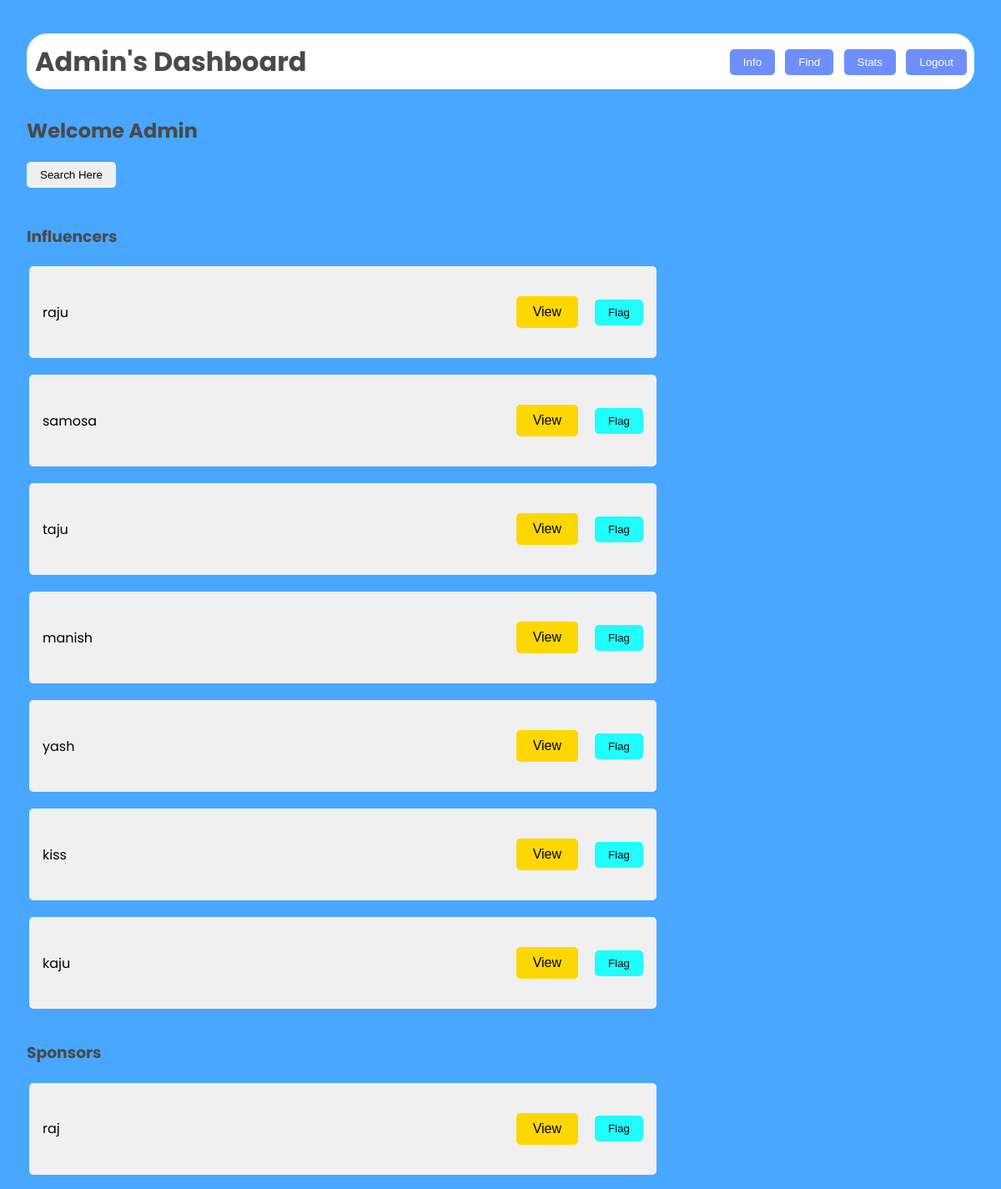
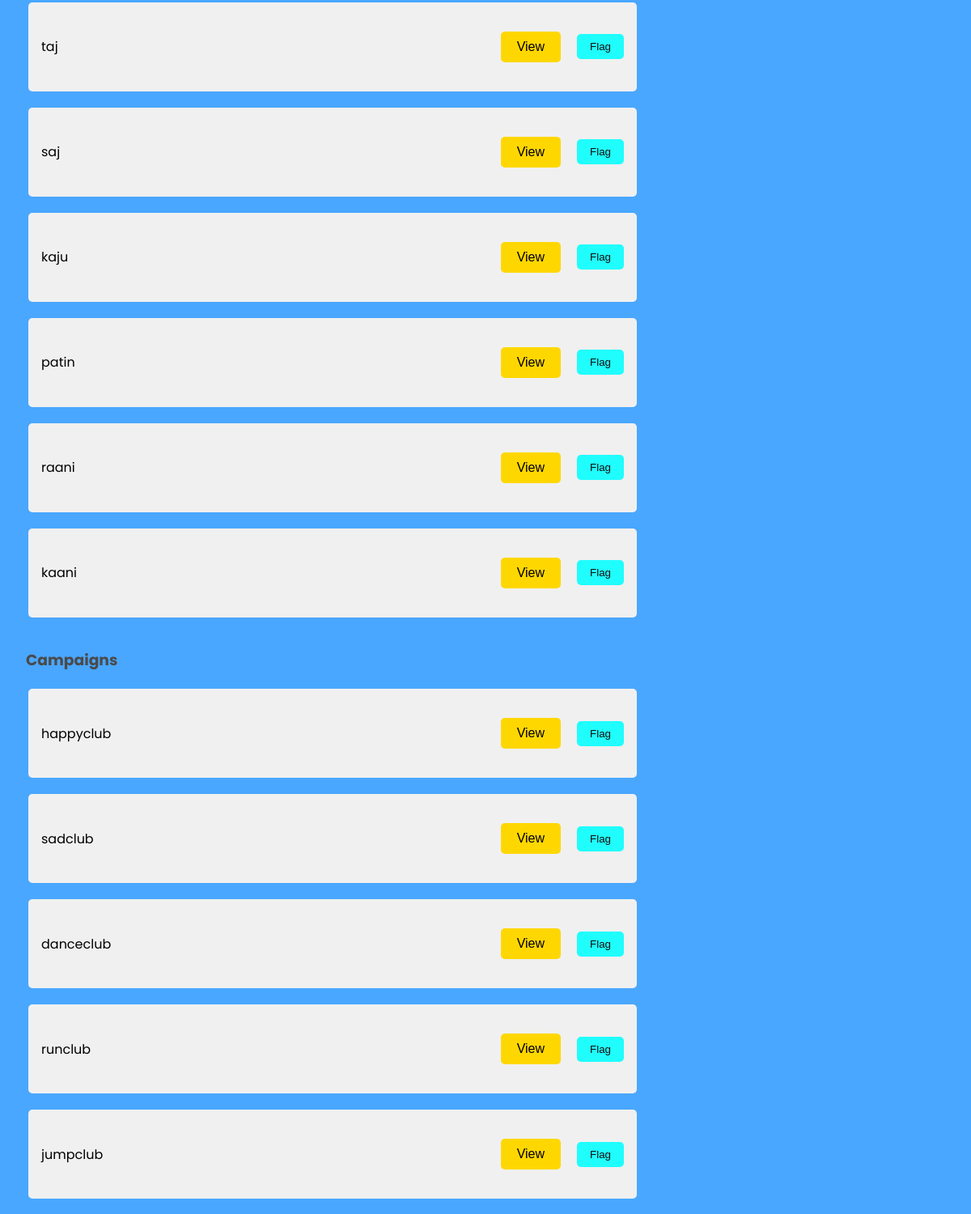
The app's page /adminfind (signed in) with its own data (2 pictures, top to bottom).
### models.py (models this page shows)
class Influencer(db.Model):
    __tablename__ = 'influencer'
    inid=db.Column(db.Integer,primary_key=True)
    iname = db.Column(db.String, nullable=False)
    usename = db.Column(db.String, unique=True)
    email = db.Column(db.String, nullable=False)
    password = db.Column(db.String, nullable=False)
    platform = db.Column(db.String, nullable=False)
    number = db.Column(db.Integer, nullable=False)
    reach = db.Column(db.Integer, nullable=False)
    flag = db.Column(db.Integer, nullable=False, default=0)

class Sponsor(db.Model):
    __tablename__ = 'sponsor'
    sid=db.Column(db.Integer,primary_key=True)
    sname = db.Column(db.String, nullable=False)
    usename = db.Column(db.String, unique=True)
    email = db.Column(db.String, nullable=False)
    password = db.Column(db.String, nullable=False)
    industry = db.Column(db.String, nullable=False)
    number = db.Column(db.Integer, nullable=False)
    flag = db.Column(db.Integer, nullable=False, default=0)

class Campaign(db.Model):
    __tablename__ = 'campaign'
    campaignid = db.Column(db.Integer, primary_key=True, autoincrement=True)
    sname = db.Column(db.String, db.ForeignKey('sponsor.usename'), nullable=False)
    iname = db.Column(db.String, db.ForeignKey('influencer.usename'))
    cname = db.Column(db.String, nullable=False)
    budget = db.Column(db.Integer, nullable=False)
    desc = db.Column(db.String, nullable=False)
    startdate = db.Column(db.Integer, nullable=False)
    enddate = db.Column(db.Integer, nullable=False)
    public = db.Column(db.Integer, nullable=False)
    job = db.Column(db.String, nullable=False)
    flag = db.Column(db.Integer, nullable=False, default=0 )

### main.py (the view)
@app.route('/adminfind')
def adminfind():
    if 'username' in session:
        spon=Sponsor.query.all()
        influ=Influencer.query.all()
        camp=Campaign.query.all()
        return  render_template("admin_find.html",influ=influ,camp=camp,spon=spon)
    else:
        return redirect('/admin')#change to home later

### templates/admin_find.html (shortened to what this page needs)
<!DOCTYPE html>
<html lang="en">
<head>
    <link rel="stylesheet" href="/static/dash.css">
</head>
<body>
    <div class="dashboard">
        <header>
            <h1>Admin's Dashboard</h1>
            <nav>
                <a href="/adminhome"><button>Info</button></a>
                <a href="/adminfind"><button>Find</button></a>
                <a href="/adminstatistics"><button>Stats</button></a>
                <a href="/logout"><button>Logout</button></a>
            </nav>
        </header>
        <main>
            <h2>Welcome Admin</h2>
            <div class="searchbar">
                <a href="/search_admin"><button class="searchbar">Search Here</button></a>
            </div>
    <br>
            <div class="viewpoint">
                <h3>Influencers</h3>
                <table>
                {%for i in influ %}
                    <tr>
                        <td>
                                <div class="list">
                                    <span>{{i.iname}}</span>
                                    <div style="display: inline-flex;">
                                            <button class="viewopen" data-popup-id="popup-influ-{{ i.inid }}">View</button>
                            <form action="/flagfind" method="post">
                                            <button class="flag" type="submit" name="flagvalue" value="1,{{i.usename}}" >Flag</button>
                                    </div>
                                </div>
                        </td>
                    </tr>
                {%endfor%}
                </table>
                <h3>Sponsors</h3>
                <table>
                {%for s in spon %}
                    <tr>
                        <td>
                                <div class="list">
                                    <span>{{s.sname}}</span>
                                    <div style="display: inline-flex;">
                                        <button class="viewopen" data-popup-id="popup-spon-{{ s.sid }}">View</button>
                            <form action="/flagfind" method="post">
                                        <button class="flag" type="submit" name="flagvalue" value="1,{{s.usename}}" >Flag</button>
                                    </div>
                                </div>
                        </td>
                    </tr>
                {%endfor%}
                </table>
                <h3>Campaigns</h3>
                <table>
                {%for c in camp %}
                    <tr>
                        <td>
                                <div class="list">
                                    <span>{{c.cname}}</span>
                                    <div style="display: inline-flex;">
                                        <button class="viewopen" data-popup-id="popup-camp-{{ c.campaignid }}">View</button>
                            <form action="/flagfind" method="post">
                                        <button class="flag" type="submit" name="flagvalue" value="1,{{c.campaignid}}">Flag</button>
                                    </div>
                                </div>
                        </td>
                    </tr>
                {%endfor%}
                </table>
            </div>
        </main>
    </div>
</body>
</html>

### static/dash.css (style rules this page uses)
body { font-family: 'Poppins', sans-serif; margin: 0; padding: 0; background-color: #49a7ff; height: 100vh; display: flex; justify-content: center; align-items: center; }
.dashboard { width: 100%; height: 100vh; padding: 2rem; }
header { border: 5px solid rgb(255, 255, 255); border-radius: 25px; display: flex; justify-content: space-between; align-items: center; margin-bottom: 2rem; background-color: white; padding: 5px 4px 4px 5px; margin-top: 5vh; }
h1 { margin: 0; color: #4a4a4a; }
nav button { background-color: #6e8efb; color: white; border: none; padding: 0.5rem 1rem; margin-left: 0.5rem; border-radius: 5px; cursor: pointer; transition: all 0.3s ease; }
h2, h3 { color: #4a4a4a; }
.campaign, .flagged, .request ,.list , .requests { background-color: #f0f0f0; border-radius: 5px; padding: 1rem; margin-bottom: 1rem; display: flex; justify-content: space-between; align-items: center; transition: all 0.3s ease; width: 90vh; }
button { padding: 0.5rem 1rem; border: none; border-radius: 5px; cursor: pointer; transition: all 0.3s ease; }
.flag, .req { background-color: #07ffffe3; color: #0f0e0e; }
.campaign, .flagged, .request, .list { animation: fadeIn 0.5s ease-out forwards; }

### templates/admin_find.html (style rules this page uses)
.viewopen { margin: 20px; padding: 10px 20px; font-size: 16px; cursor: pointer; background-color: #ffd700; }
form { display: flex; justify-content: center; align-items: center; }

### records on screen
Influencer: iname "raju"
Influencer: iname "samosa"
Influencer: iname "taju"
Influencer: iname "manish"
Influencer: iname "yash"
Influencer: iname "kiss"
Influencer: iname "kaju"
Sponsor: sname "raj"
Sponsor: sname "taj"
Sponsor: sname "saj"
Sponsor: sname "kaju"
Sponsor: sname "patin"
Sponsor: sname "raani"
Sponsor: sname "kaani"
Campaign: cname "happyclub", {{ c.campaignid }} 1 (drawn)
Campaign: cname "sadclub"
Campaign: cname "danceclub"
Campaign: cname "runclub"
Campaign: cname "jumpclub"
